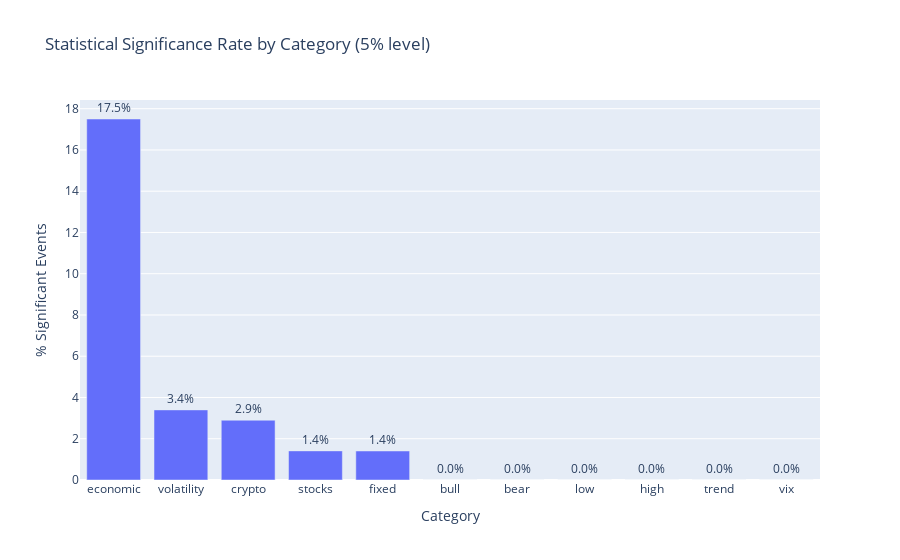

Write notebook code for a chart like this one.
### Code cell
# Visualize significance by category
sig_by_category = event_summary_aug.groupby("category").agg({
    "significant_5pct": "sum",
    "total_events": "sum"
}).reset_index()
sig_by_category["pct_significant"] = 100 * sig_by_category["significant_5pct"] / sig_by_category["total_events"]

fig = px.bar(
    sig_by_category.sort_values("pct_significant", ascending=False),
    x="category",
    y="pct_significant",
    text="pct_significant",
    title="Statistical Significance Rate by Category (5% level)"
)
fig.update_traces(texttemplate="%{y:.1f}%", textposition="outside")
fig.update_layout(xaxis_title="Category", yaxis_title="% Significant Events")
fig.show()

### Figure 1 — Plotly figure (JSON) as saved in the notebook; plotly's stock layout.template omitted (floating-point values rounded to 4 significant figures)
{"data": [{"hovertemplate": "category=%{x}<br>pct_significant=%{text}<extra></extra>", "legendgroup": "", "marker": {"color": "#636efa", "pattern": {"shape": ""}}, "name": "", "orientation": "v", "showlegend": false, "text": [17.5, 3.398, 2.899, 1.412, 1.406, 0.0, 0.0, 0.0, 0.0, 0.0, 0.0], "textposition": "outside", "texttemplate": "%{y:.1f}%", "type": "bar", "x": ["economic", "volatility", "crypto", "stocks", "fixed", "bull", "bear", "low", "high", "trend", "vix"], "xaxis": "x", "y": [17.5, 3.398, 2.899, 1.412, 1.406, 0.0, 0.0, 0.0, 0.0, 0.0, 0.0], "yaxis": "y"}], "layout": {"barmode": "relative", "legend": {"tracegroupgap": 0}, "title": {"text": "Statistical Significance Rate by Category (5% level)"}, "xaxis": {"anchor": "y", "domain": [0, 1], "title": {"text": "Category"}}, "yaxis": {"anchor": "x", "domain": [0, 1], "title": {"text": "% Significant Events"}}}}
